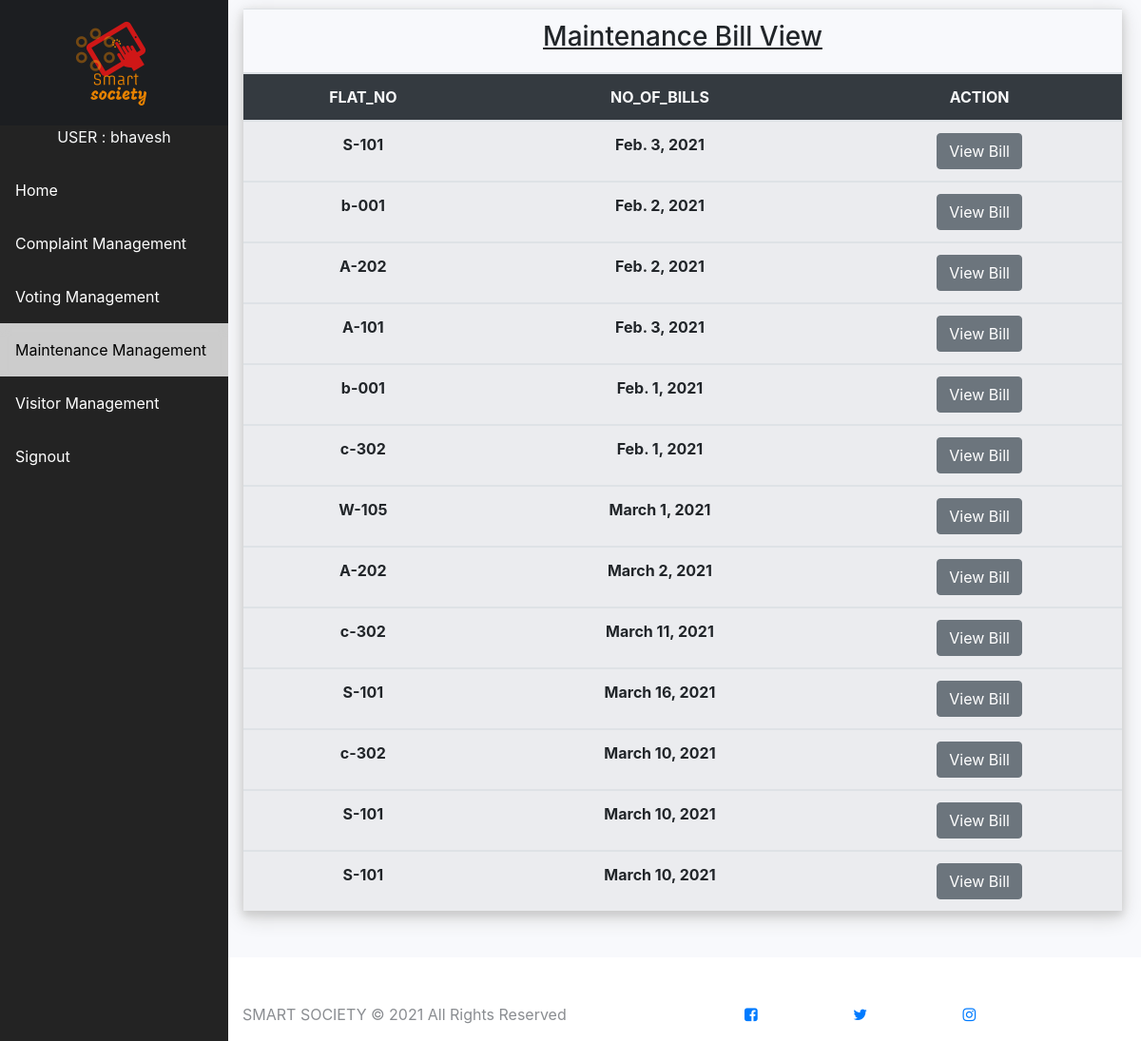
The page /security/recentview/ (signed in) on the database its author committed.
### security/models.py (models this page shows, shortened)
class Recent_Maintenance(models.Model):
	rmain_id = models.AutoField(primary_key=True)
	rbill_date = models.DateField()
	rFlat_no = models.CharField(max_length=10, default='')
	rDue_date = models.DateField()
	rPeriod = models.CharField(max_length=30, default='')
	rName = models.CharField(max_length=70)
	rAll_municiple_due = models.CharField(max_length=20, default='')
	rAdminis_general_expenses = models.CharField(max_length=20, default='')
	rSinking_funds = models.CharField(max_length=20, default='')
	rPeriodic_build_mainten = models.CharField(max_length=20, default='')
	rCAU_parking = models.CharField(max_length=20, default='')
	rNon_Ocupancy_charg_miscelnous = models.CharField(max_length=20, default='')
	rPast_areas_contribution = models.CharField(max_length=20, default='')
	rInterest_due = models.CharField(max_length=20, default='')
	rAmount = models.IntegerField(default=0)

### security/views.py (the view)
# urls.py: path('recentview/', views.recentview, name='recentview'),
def recentview(request):
	list1 = Recent_Maintenance.objects.all()
	for i in list1:
		print(i.rFlat_no)
	return render(request, 'security/recentview.html', { 'list1' : list1})

### security/templates/security/recentview.html (shortened to what this page needs)
{% extends 'society/dashboard.html' %}
{% block body %}
{% if user.is_authenticated %}
  {% load static %}
  <div class="sidebar">
    <a class="text-center" id="lgo" href="http://127.0.0.1:8000/security/home/">
    <img src="{% static 'society/logo.png' %}" height="100vh" ></a>
    <p class="text-light text-center" >USER : {{ request.user }}</p>
    <a href="http://127.0.0.1:8000/security/home/">Home</a>
    <a href="http://127.0.0.1:8000/security/complain/">Complaint Management</a>
    <a href="http://127.0.0.1:8000/security/voting/">Voting Management</a>
    <a class="active" href="/security/main/">Maintenance Management</a>
    <a href="/security/visit/">Visitor Management</a>
    <a href="http://127.0.0.1:8000/society/logout/">Signout</a>
  </div>
  <div class="content">
    <section class="text-dark text-center">
      <div class=" mx-auto" id="tab">
        <table class="table table-striped table-hover my-2 mb-5 " style="box-shadow: 0 4px 8px 0 #ccc, 0 6px 20px 0 #ccc;">
          <thead><tr><th colspan=3> <h3><u> Maintenance Bill View </u></h3></th></tr></thead>
          <thead class="bg-dark">
            <tr class="text-light">
              <th>FLAT_NO</th>
              <th>NO_OF_BILLS</th>
              <th>ACTION</th>
            </tr>
          </thead>
          {% for i in list1 %}
          <tbody>
            <tr>
              <td>{{ i.rFlat_no }}</td>
              <td>{{ i.rbill_date }}</td>
              <td><a href="/security/recentbilview/{{ i.rmain_id }}" class="btn btn-secondary">View Bill</a></td>
            </tr>
          </tbody>
          {% endfor %}
        </table>
      </div>
    </section>
  </div>
{% endif %}
{% endblock %}

### society/templates/society/dashboard.html (shortened to what this page needs)
<!DOCTYPE html>
<html>
<head>
{% load static %}
  <link rel="stylesheet" href="https://cdnjs.cloudflare.com/ajax/libs/font-awesome/4.7.0/css/font-awesome.min.css" />
  <link rel="stylesheet" href="https://stackpath.bootstrapcdn.com/bootstrap/4.5.0/css/bootstrap.min.css">
  <link rel="stylesheet" href="https://maxcdn.bootstrapcdn.com/font-awesome/4.7.0/css/font-awesome.min.css">
  <link rel="stylesheet" href="https://maxcdn.bootstrapcdn.com/bootstrap/4.5.0/css/bootstrap.min.css">
</head>
<body>
{% block body %}
{% endblock %}
<footer class="container mt-5" id="footer">
  <div class="row">
  <div class="copyright-text col-md-6">
  <p>SMART SOCIETY © 2021 All Rights Reserved</p>
  </div>
  <div class="col-md-6 ">
  <a href="#" class="fa fa-facebook-square mx-5" attr="facebook icon"></a>
  <a href="#" class="fa fa-twitter mx-5"></a>
  <a href="#" class="fa fa-instagram mx-5"></a>
  </div>
  </div>
</footer>
</body>
</html>

### rows shown on the page
Recent_Maintenance: rFlat_no "S-101", rbill_date "Feb. 3, 2021"
Recent_Maintenance: rFlat_no "b-001", rbill_date "Feb. 2, 2021"
Recent_Maintenance: rFlat_no "A-202", rbill_date "Feb. 2, 2021"
Recent_Maintenance: rFlat_no "A-101", rbill_date "Feb. 3, 2021"
Recent_Maintenance: rFlat_no "b-001", rbill_date "Feb. 1, 2021"
Recent_Maintenance: rFlat_no "c-302", rbill_date "Feb. 1, 2021"
Recent_Maintenance: rFlat_no "W-105", rbill_date "March 1, 2021"
Recent_Maintenance: rFlat_no "A-202", rbill_date "March 2, 2021"
Recent_Maintenance: rFlat_no "c-302", rbill_date "March 11, 2021"
Recent_Maintenance: rFlat_no "S-101", rbill_date "March 16, 2021"
Recent_Maintenance: rFlat_no "c-302", rbill_date "March 10, 2021"
Recent_Maintenance: rFlat_no "S-101", rbill_date "March 10, 2021"
Recent_Maintenance: rFlat_no "S-101", rbill_date "March 10, 2021"

### other values the page prints
{{ request.user }} "bhavesh"
